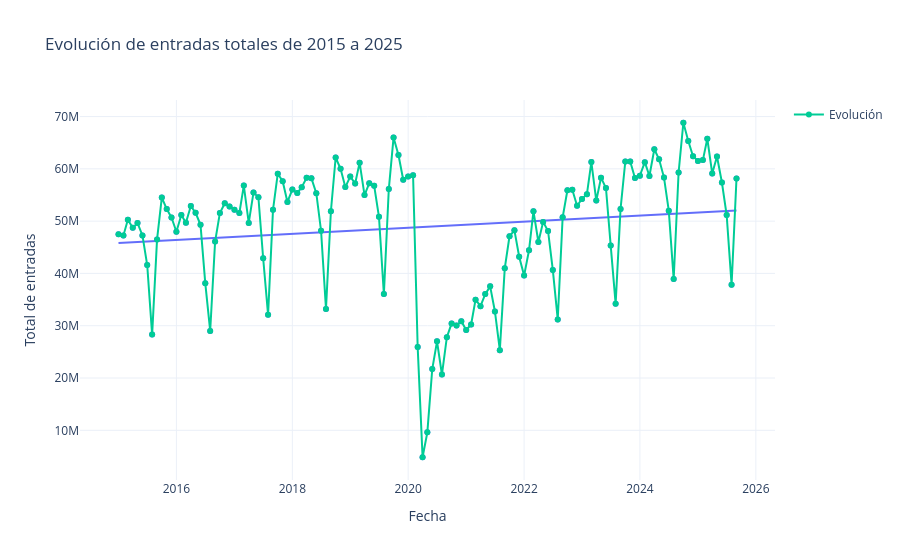

Notebook source saved alongside this figure:
### Code cell
# Seleccionar columnas de fechas
fechas = entradas_historico.columns[3:]
entradas_sumadas = entradas_historico[fechas].sum()

# Crear DataFrame
df_evolucion = pd.DataFrame({
    'fecha': fechas,
    'entradas_totales': entradas_sumadas.values
})
df_evolucion['fecha'] = pd.to_datetime(df_evolucion['fecha'], format='%Y-%m')

# Agregar un índice numérico para la regresión
df_evolucion['x_num'] = range(len(df_evolucion))

# Gráfico con línea de tendencia
fig = px.scatter(df_evolucion, x='fecha', y='entradas_totales', trendline='ols',
                 title='Evolución de entradas totales de 2015 a 2025',
                 labels={'fecha': 'Fecha', 'entradas_totales': 'Total de entradas'})

# Mostrar también la línea de evolución original
fig.add_scatter(x=df_evolucion['fecha'], y=df_evolucion['entradas_totales'],
                mode='lines+markers', name='Evolución')

fig.update_layout(template='plotly_white')
fig.show()

### Figure 1 — Plotly figure (JSON) as saved in the notebook; plotly's stock layout.template omitted (floating-point values rounded to 4 significant figures; data arrays with more than 128 entries replaced by an {"elided": "..."} marker saying what was removed)
{"data": [{"hovertemplate": "Fecha=%{x}<br>Total de entradas=%{y}<extra></extra>", "legendgroup": "", "marker": {"color": "#636efa", "symbol": "circle"}, "mode": "markers", "name": "", "orientation": "v", "showlegend": false, "type": "scatter", "x": {"elided": "129 str values"}, "xaxis": "x", "y": {"elided": "129 float values"}, "yaxis": "y"}, {"hovertemplate": "<b>OLS trendline</b><br>entradas_totales = 0.0184069 * fecha + 1.96966e+07<br>R<sup>2</sup>=0.022258<br><br>Fecha=%{x}<br>Total de entradas=%{y} <b>(trend)</b><extra></extra>", "legendgroup": "", "marker": {"color": "#636efa", "symbol": "circle"}, "mode": "lines", "name": "", "showlegend": false, "type": "scatter", "x": {"elided": "129 str values"}, "xaxis": "x", "y": {"elided": "129 float values"}, "yaxis": "y"}, {"mode": "lines+markers", "name": "Evolución", "type": "scatter", "x": {"elided": "129 str values"}, "y": {"elided": "129 float values"}}], "layout": {"legend": {"tracegroupgap": 0}, "title": {"text": "Evolución de entradas totales de 2015 a 2025"}, "xaxis": {"anchor": "y", "domain": [0, 1], "title": {"text": "Fecha"}}, "yaxis": {"anchor": "x", "domain": [0, 1], "title": {"text": "Total de entradas"}}}}
